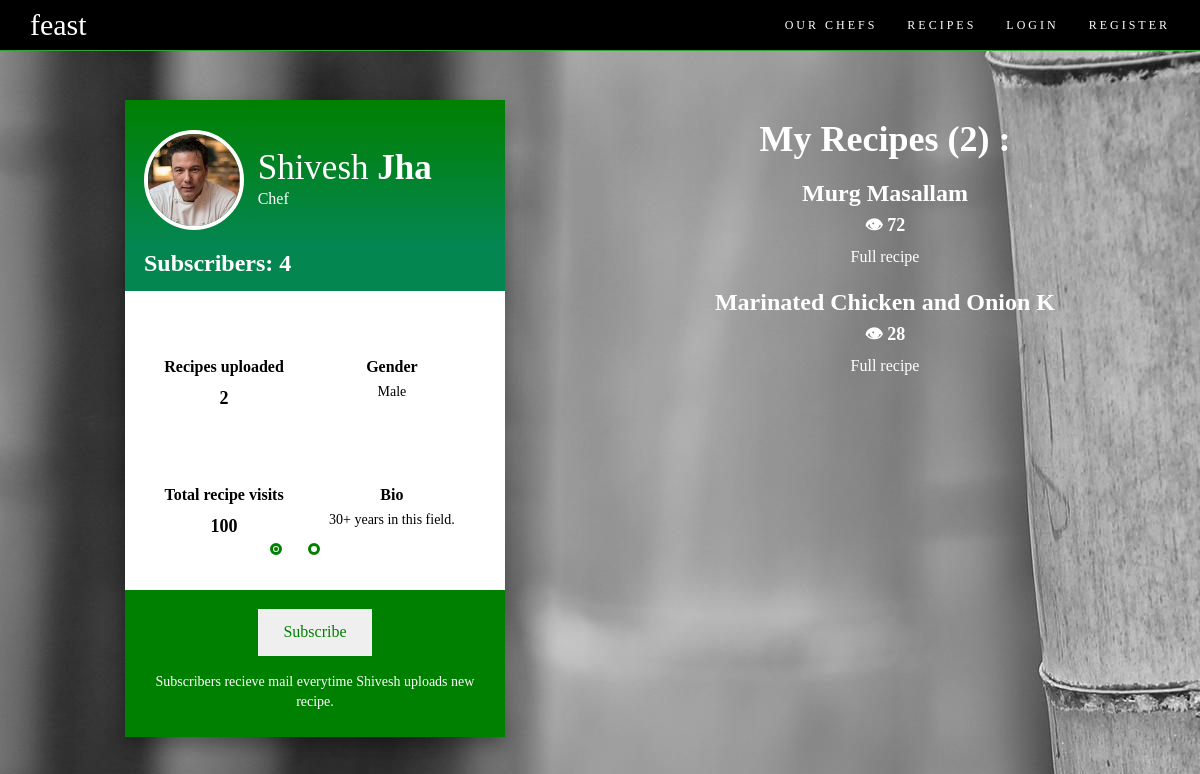
Page /profile/2/Veg/ on the committed database.
### users/models.py (models this page shows, shortened)
class Profile(models.Model):
    gender_choices={
        ('Male', 'Male'),
        ('Female', 'Female'),
        ('Other', 'Other')
    }
    image = models.ImageField(upload_to='profile_pics', default='profile_pics/default.jpg', verbose_name='Profile Picture')
    user = models.OneToOneField(User, on_delete=models.CASCADE)
    bio = models.CharField(default='', max_length=100)
    gender = models.CharField(max_length=10, choices=gender_choices, default='', null='true', blank='true')

### myapp/models.py (models this page shows, shortened)
class Food(models.Model):
    category_choices=(
        ('Non veg','Non veg'),
        ('Veg','Veg'),
        ('North Indian','North Indian'),
        ('Chinese','Chinese'),
        ('Italian','Italian'),
        ('Spanish','Spanish'),
        ('American','American'),
    )
    difficulty_choices=(
        ('Easy','Easy'),
        ('Medium','Medium'),
        ('Hard','Hard'),
    )
    author=models.ForeignKey(User,default=None,on_delete=models.CASCADE)
    name=models.CharField(max_length=30,default='')
    desc=models.CharField(max_length=30,default='')
    category=models.CharField(max_length=30,default='',choices=category_choices)
    servings=models.CharField(max_length=30,default='')
    prep_time=models.CharField(max_length=30,default='')
    ingredients=models.TextField(default='')
    cook_time=models.CharField(max_length=30,default='')
    difficulty=models.CharField(max_length=30,default='',choices=difficulty_choices)
    steps_to_follow=models.TextField(default='')
    image=models.ImageField(upload_to='food',default="")
    date_posted =models.DateTimeField(default=timezone.now)
    visits=models.IntegerField()

### users/views.py (the view)
# urls.py: path('profile/<int:myid>/<profilename>/', users_views.profile, name='profile'),
def profile(request,myid,profilename):
    userprofile = Profile.objects.get(id=myid)
    name = userprofile.user
    recipe = Food.objects.filter(author=name)
    a = Food.objects.filter(author=name).count()
    subscribers=Subscriber.objects.filter(to_name=myid).count()
    c=0
    for f in recipe:
        c= c + f.visits
    if request.method=='POST':
        form = SubscriptionForm(request.POST, request.FILES)
        if form.is_valid():
            instance=form.save(commit=False)
            instance.to_name=userprofile
            instance.save()
            return redirect(reverse("profile",kwargs={"myid":myid, 'profilename' : profilename}))
    else:
        form=SubscriptionForm()
        return render(request, 'users/profile.html', {'userprofile' : userprofile,'c' : c,'form':form,'recipe': recipe, 'count':a,'subscribers':subscribers})

### users/templates/users/profile.html (shortened to what this page needs)
{% extends 'myapp/base.html' %}
{% load crispy_forms_tags %}
{% block content %}
<div class="container doit" style="font-family: candara;">
<div class="col-md-6" style=""><article class="cssui-usercard button1" style="align-content: center;">
    <div class="cssui-usercard__body">
        <header class="cssui-usercard__header">
            <img src="{{ userprofile.image.url }}" class="cssui-usercard__avatar" alt="Avatar">
            <div class="cssui-usercard__header-info">
                <h3 class="cssui-usercard__name">{{ userprofile.user.first_name }} <span class="cssui-usercard__name-label">{{ userprofile.user.last_name }}</span></h3>
                <span class="cssui-usercard__post">Chef</span>
            </div>
        </header>
        <div class="cssui-usercard__content">
            <div class="cssui-slider">
                <label for="slide1" class="cssui-slider__control cssui-usercard__control"></label>
                <label for="slide3" class="cssui-slider__control cssui-usercard__control"></label>
                <div class="cssui-slider__slides">
                    <div class="cssui-slider__slide">
                      <h4 class="cssui-usercard__title" style="font-weight: bolder;">Subscribers:  {{subscribers}}</h4>
                        <div class="cssui-usercard__stats">
                            <div class="cssui-stats cssui-usercard__stats-item">
                                <i class="cssui-icon icon-earth"></i>
                                <div class="cssui-stats__info cssui-usercard__stats-info">
                                    <span class="cssui-stats__name cssui-usercard__stats-name">Recipes uploaded</span>
                                    <span class="cssui-stats__value"  ><h4 style="font-weight: bolder;" >{{count}}</h4></span>
                                </div>
                            </div>
                            <div class="cssui-stats cssui-usercard__stats-item">
                                <i class="cssui-icon icon-location"></i>
                                <div class="cssui-stats__info cssui-usercard__stats-info">
                                    <span class="cssui-stats__name cssui-usercard__stats-name">Gender</span>
                                    <span class="cssui-stats__value">{{ userprofile.gender }}</span>
                                </div>
                            </div>
                            <div class="cssui-stats cssui-usercard__stats-item">
                                <i class="cssui-icon icon-calendar"></i>
                                <div class="cssui-stats__info cssui-usercard__stats-info">
                                    <span class="cssui-stats__name cssui-usercard__stats-name">Total recipe visits</span>
                                    <span class="cssui-stats__value" style="font-weight: bolder;"><h4 style="font-weight: bolder;" >{{c}}</h4></span>
                                </div>
                            </div>
                            <div class="cssui-stats cssui-usercard__stats-item">
                                <i class="cssui-icon icon-man-woman"></i>
                                <div class="cssui-stats__info cssui-usercard__stats-info">
                                    <span class="cssui-stats__name cssui-usercard__stats-name">Bio</span>
                                    <span class="cssui-stats__value">{{userprofile.bio}}</span>
                                </div>
                            </div>
                        </div>
                    </div>
                </div>
            </div>
        </div>
    </div>
    <footer class="cssui-usercard__footer">
      {% if userprofile.user == user %}
      {% else %}
      <button class="button button2"  data-toggle="modal" data-target="#myModal">Subscribe</button><br>
      <p style="font-size: 14px;margin-top: 12px;">Subscribers recieve mail everytime {{userprofile.user.first_name}} uploads new recipe.</p>
      {% endif %}
    </footer>
</article>
</div>
    <div class="col-md-6 col-xs-12" >
    <center><h1 style="font-weight: bold;">My Recipes ({{count}}) :</h1>
{% for f in recipe %}
<h3 style="font-weight:bold;">{{f.name}}</h3>
<h4 style="font-weight: bold;">&#128065;   {{f.visits}}</h4>
<a href="/recipes/{{f.category}}/{{f.id}}/{{f.name}}/" style="text-decoration: none;">Full recipe</a>
<br>
{% endfor %}
</center>
    </div>
</div>
{% endblock content %}

### users/templates/users/profile.html (style rules this page uses)
.cssui-usercard { position: fixed; box-sizing: border-box; display: flex; box-shadow: 0 2px 2px 0 rgba(0, 0, 0, 0.14), 0 1px 5px 0 rgba(0, 0, 0, 0.12), 0 3px 1px -2px rgba(0, 0, 0, 0.2); flex-direction: column; background-color: #fff; margin: 0rem auto 1rem; position: relative; z-index: 106; }
@media screen and (min-width: 641px) { .cssui-usercard { width: 38rem; } }
.cssui-usercard__body { padding-bottom: 2rem; flex-grow: 2; color: #000; }
.cssui-usercard__header { padding: 3rem 5% 2rem; display: flex; align-items: center; background-image: linear-gradient(to bottom, green, #048654); color: #fff; }
.cssui-usercard__avatar { border-radius: 50%; border: 4px solid #fff; box-sizing: border-box; margin-right: 4%; width: 10rem; height: 10rem; }
.cssui-usercard__name { font-size: 3.5rem; font-weight: 300; margin-top: 0; margin-bottom: 0; }
.cssui-usercard__name-label { font-weight: 700; }
.cssui-usercard__post { display: block; }
.cssui-usercard__title { padding: 0 5% 1.5rem; margin-top: 0; margin-bottom: 3rem; font-size: 2.4rem; font-weight: 300; color: #fff; background-color: #048650; }
.cssui-stats { box-sizing: border-box; font-size: 1.4rem; }
.cssui-stats__name, .cssui-stats__value { display: block; word-break: break-all; }
.cssui-stats__value { text-decoration: none; color: inherit; margin-top: .2em; }
.cssui-usercard__stats { padding-right: 4%; padding-left: 4%; text-align: center; display: flex; flex-wrap: wrap; justify-content: flex-start; align-items: flex-start; }
.cssui-usercard__stats-item { width: 48%; margin-top: 3rem; }
.cssui-usercard__stats-item:first-child, .cssui-usercard__stats-item:nth-child(2) { margin-top: 0; }
.cssui-usercard__stats-info { margin-top: .7rem; }
.cssui-usercard__stats-name { font-weight: 700; font-size: 1.6rem; }
.cssui-usercard__footer { padding: 1.5rem 4%; text-align: center; background-color: green; color: #fff; }
.cssui-icon { width: 2em; height: 2em; display: inline-block; background-repeat: no-repeat; background-position: 50% 50%; background-size: contain; }
.cssui-slider { position: relative; overflow: hidden; box-sizing: border-box; height: 32rem; }
.cssui-slider__slides { height: 100%; transform: translate3d(0, 0, 0); transition: transform .4s; }
.cssui-slider__slide { position: absolute; width: 100%; height: 100%; top: 0; }
.cssui-slider__slide:nth-of-type(1) { left: 0; }
.cssui-slider__control { width: 1.2rem; height: 1.2rem; display: block; border-radius: 50%; cursor: pointer; text-indent: -9999px; position: absolute; z-index: 3; }
.cssui-slider__switch:nth-of-type(1):checked ~ .cssui-slider__slides { transform: translate3d(0%, 0, 0); }
.cssui-usercard__switch:checked + .cssui-slider__control:before { transform: scale(0.7) translateZ(0); }
.cssui-usercard__control { border: 3px solid green; overflow: hidden; position: absolute; margin-left: -.75rem; bottom: 1rem; z-index: 2; display: flex; justify-content: center; align-items: center; transform: translateZ(0); }
.cssui-usercard__control:before { content: ""; display: block; width: 100%; height: 100%; border-radius: 50%; transform: scale(0) translateZ(0); background-color: green; transition: transform .2s ease-out; }
.cssui-usercard__control:nth-of-type(1) { left: 40%; }
.cssui-usercard__control:nth-of-type(2) { left: 50%; }
@media screen and (min-width: 981px) { html { font-size: 62.5%; } }
body { font-family: "Roboto", "Arial", sans-serif; font-size: 1.6rem; color: #fff; margin: 0; min-height: 100vh; overflow-x: hidden; background-image: url('/static/myapp/images/back3.jpg'); }
a { color: inherit; text-decoration: none; }
.icon-earth { background-image: url("https://stas-melnikov.ru/demo-icons/capital-letter-colored.svg"); }
.icon-location { background-image: url("https://stas-melnikov.ru/demo-icons/location-colored.svg"); }
.icon-calendar { background-image: url("https://stas-melnikov.ru/demo-icons/calendar-colored.svg"); }
.icon-man-woman { background-image: url("https://stas-melnikov.ru/demo-icons/family-colored.svg"); }
.doit { margin-top: 100px; }
.button { background-color:; border: none; color: green ; padding: 12px 25px; text-align: center; text-decoration: none; display: inline-block; font-size: 16px; margin: 4px 2px; cursor: pointer; -webkit-transition-duration: 0.4s; transition-duration: 0.4s; }
.button1 { box-shadow: 0 8px 16px 0 rgba(0,0,0,0.2), 0 6px 20px 0 rgba(0,0,0,0.19); }

### rows in the picture
Profile: image (picture), user.first_name "Shivesh", user.last_name "Jha", gender "Male", bio "30+ years in this field."
Food: name "Murg Masallam", visits "72"
Food: name "Marinated Chicken and Onion K", visits "28"

### other values in the picture
{{ subscribers }} "4"
{{ count }} "2"
{{ c }} "100"
